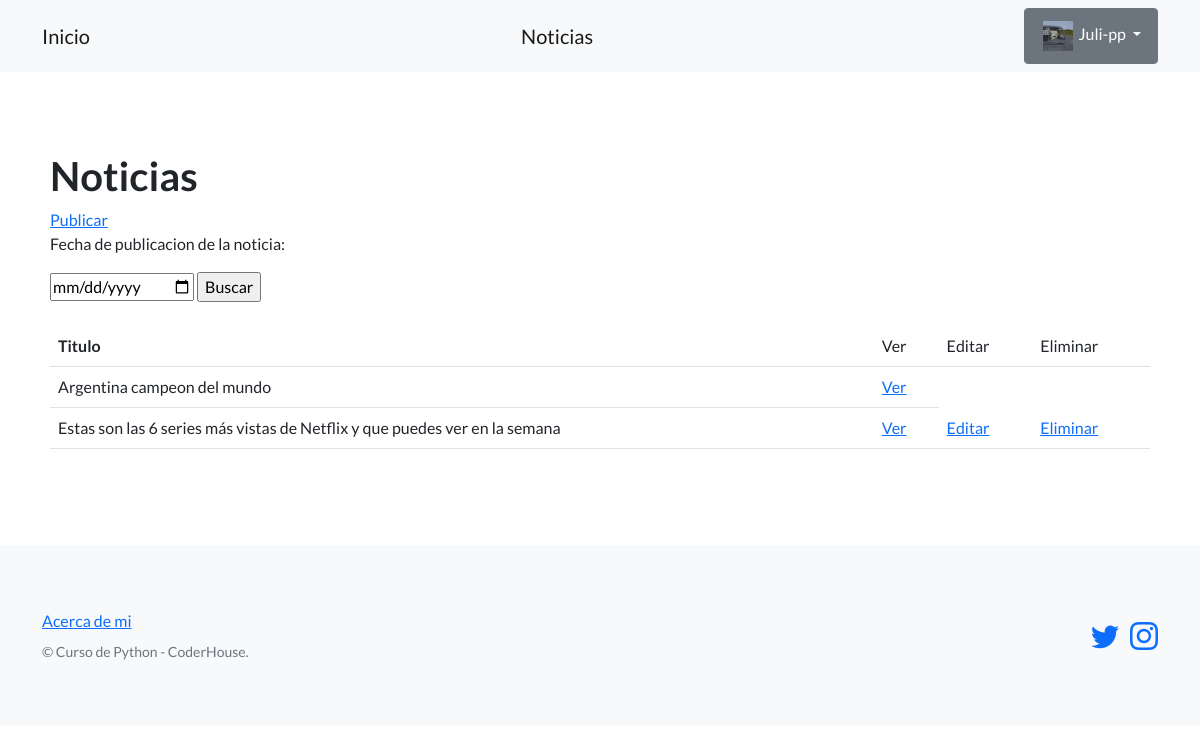
The app's page /pagina-blog/Noticias/ (signed in), older data.
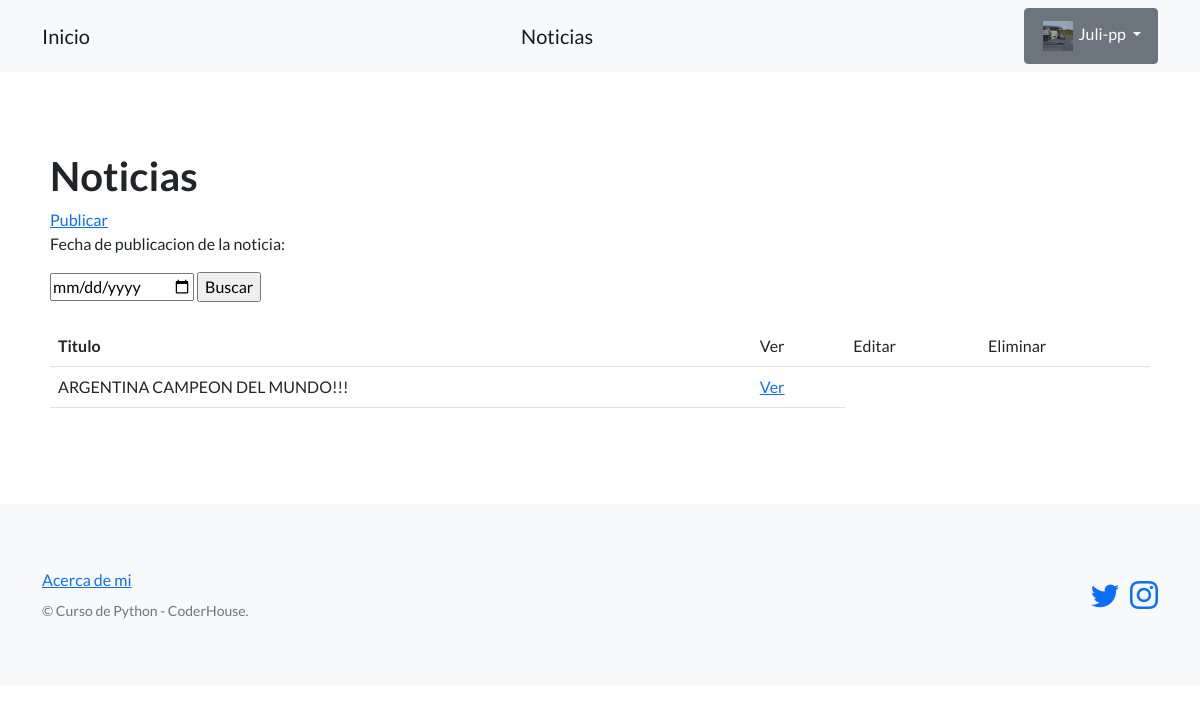
The same page, newer data.
### pagina_blog/models.py (models this page shows, shortened)
class Noticias(models.Model):
    usuario = models.ForeignKey(User, on_delete=models.CASCADE)
    titulo = models.CharField(max_length=256)
    subtitulo = models.CharField(max_length=1000)
    cuerpo = models.CharField(max_length=1000, null=True)
    fecha_publicacion = models.DateField(null=True)
    autor = models.CharField(max_length=64)
    imagen = models.ImageField(null=True, blank=True, upload_to='noticias')

### pagina_blog/views.py (the view)
# urls.py: path('Noticias/', listar_noticias, name='listar_noticias'),
def listar_noticias(request):
    contexto = {
        'noticias' : Noticias.objects.all()
    }
    for noticia in Noticias.objects.all():
        print(noticia.titulo)
    return render(
        request = request,
        template_name = 'pagina_blog/lista_noticias.html',
        context = contexto
    )

### pagina_blog/templates/pagina_blog/lista_noticias.html (shortened to what this page needs)
{% extends "pagina_blog/base.html" %}
{% block contenido %}
<h1>Noticias</h1>
<a href="{% url 'publicar_noticias' %}">Publicar</a>
<br>
<form action="{% url 'buscar_noticias' %}" method="post">
    <p>Fecha de publicacion de la noticia:</p>
    <input type="date" name="fecha_publicacion" value='yyyy-mm-dd'>
    <input type="submit" value="Buscar">
</form>
<br>
<table class="table">
    <tbody>
        <tr>
            <th>Titulo</th>
            <td>Ver</td>
            <td>Editar</td>
            <td>Eliminar</td>
        </tr>
        {% for noticia in noticias %}
        <tr>
            <td>{{ noticia.titulo }}</td>
            <td>
                <a href="{% url 'ver_noticia' noticia.id %}">Ver</a>
            </td>
            {% if user.id == noticia.usuario.id %}
            <td>
                <a href="{% url 'editar_noticia' noticia.id%}">Editar</a>
            </td>
            <td>
                <a href="{% url 'eliminar_noticia' noticia.id%}">Eliminar</a>
            </td>
            {% endif %}
        </tr>
        {% endfor %}
    </tbody>
</table>
{% endblock contenido %}

Row changes from the older to the newer data that the page shows:
removed Noticias: titulo "Argentina campeon del mundo"
removed Noticias: titulo "Estas son las 6 series más vistas de Netflix y que puedes ver en la semana", shows "Editar"
added Noticias: titulo "ARGENTINA CAMPEON DEL MUNDO!!!"
